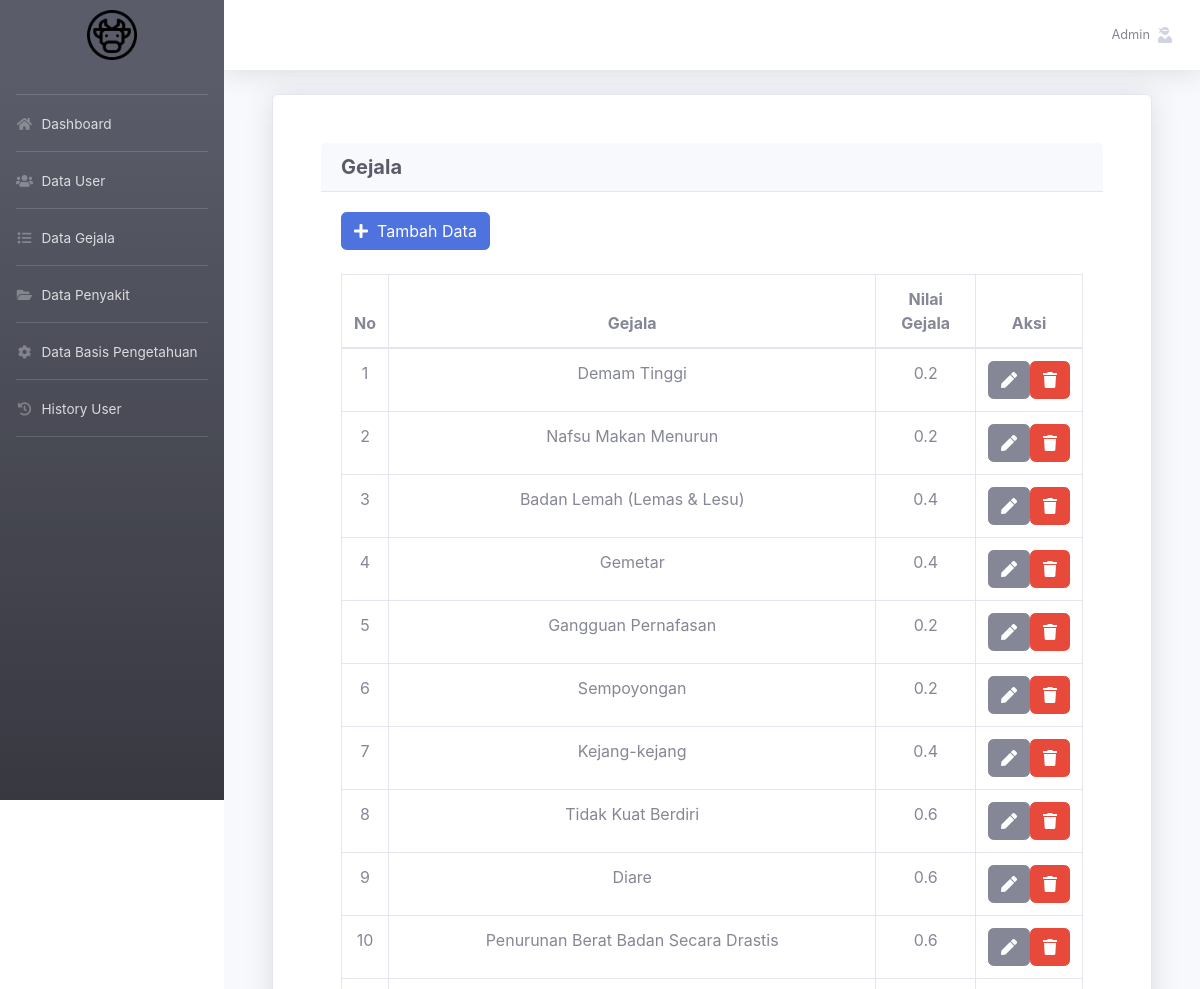
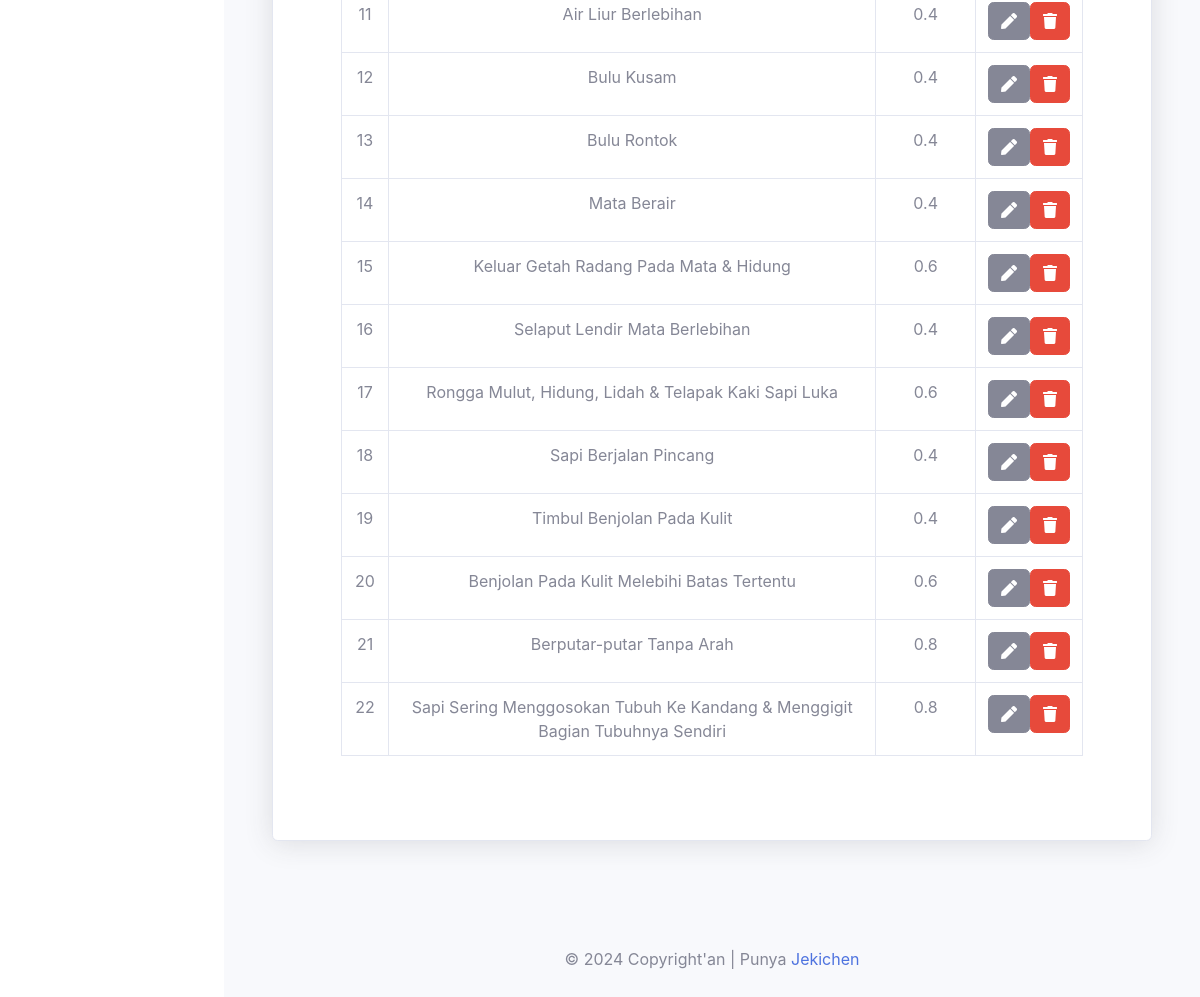
The page /admin/gejala.php (signed in) on the database its author committed (2 pictures, top to bottom).
### tables this page shows
CREATE TABLE `tbl_gejala` (
  `id_gejala` int(11) NOT NULL,
  `nama_gejala` varchar(100) NOT NULL,
  `nilai_gejala` double NOT NULL
);

### admin/gejala.php (called while the page is built, shortened)
<?php
include 'index.php';
?>

### admin/gejala-content.php (the view, shortened to what this page needs)
<div class="container">
    <div class="card shadow p-5 mb-5">
        <div class="card-header">
            <h5 class="m-0 font-weight-bold text-dark">Gejala</h5>
        </div>
        <div class="card-body">
            <a href="gejala-create.php" class="btn btn-primary"><span class="fa fa-plus"></span>&nbsp; Tambah Data</a>
            <br><br>
            <div class="table-responsive">
                <table class="table table-bordered">
                    <thead>
                        <tr>
                            <th class="text-center">No</th>
                            <th class="text-center">Gejala</th>
                            <th class="text-center">Nilai Gejala</th>
                            <th class="text-center">Aksi</th>
                        </tr>
                    </thead>
                    <tbody>
                    <?php
                    $gejala = mysqli_query($conn, "SELECT * FROM tbl_gejala ORDER BY id_gejala");
                    $no = 1;
                    while($a = mysqli_fetch_array($gejala)) { ?>
                        <tr>
                            <td class="text-center"><?= $no++; ?></td>
                            <td class="text-center"><?= $a['nama_gejala']; ?></td>
                            <td class="text-center"><?= $a['nilai_gejala']; ?></td>
                            <td class="text-center">
                                <div class="d-flex justify-content-center gap-2">
                                    <a href="gejala-edit.php?id_gejala=<?= $a['id_gejala']; ?>" class="btn btn-secondary"><span class="fa fa-pen"></span></a>
                                    <a href="gejala.php?konfirmasi=hapus&id_gejala=<?= $a['id_gejala']; ?>" class="btn btn-danger"><span class="fa fa-trash"></span></a>
                                </div>
                            </td>
                        </tr>
                    <?php } ?>
                    </tbody>
                </table>
            </div>
        </div>
    </div>
</div>

### rows shown on the page
tbl_gejala: nama_gejala "Demam Tinggi", nilai_gejala "0.2"
tbl_gejala: nama_gejala "Nafsu Makan Menurun", nilai_gejala "0.2"
tbl_gejala: nama_gejala "Badan Lemah (Lemas & Lesu)", nilai_gejala "0.4"
tbl_gejala: nama_gejala "Gemetar", nilai_gejala "0.4"
tbl_gejala: nama_gejala "Gangguan Pernafasan", nilai_gejala "0.2"
tbl_gejala: nama_gejala "Sempoyongan", nilai_gejala "0.2"
tbl_gejala: nama_gejala "Kejang-kejang", nilai_gejala "0.4"
tbl_gejala: nama_gejala "Tidak Kuat Berdiri", nilai_gejala "0.6"
tbl_gejala: nama_gejala "Diare", nilai_gejala "0.6"
tbl_gejala: nama_gejala "Penurunan Berat Badan Secara Drastis", nilai_gejala "0.6"
tbl_gejala: nama_gejala "Air Liur Berlebihan", nilai_gejala "0.4"
tbl_gejala: nama_gejala "Bulu Kusam", nilai_gejala "0.4"
tbl_gejala: nama_gejala "Bulu Rontok", nilai_gejala "0.4"
tbl_gejala: nama_gejala "Mata Berair", nilai_gejala "0.4"
tbl_gejala: nama_gejala "Keluar Getah Radang Pada Mata & Hidung", nilai_gejala "0.6"
tbl_gejala: nama_gejala "Selaput Lendir Mata Berlebihan", nilai_gejala "0.4"
tbl_gejala: nama_gejala "Rongga Mulut, Hidung, Lidah & Telapak Kaki Sapi Luka", nilai_gejala "0.6"
tbl_gejala: nama_gejala "Sapi Berjalan Pincang", nilai_gejala "0.4"
tbl_gejala: nama_gejala "Timbul Benjolan Pada Kulit", nilai_gejala "0.4"
tbl_gejala: nama_gejala "Benjolan Pada Kulit Melebihi Batas Tertentu", nilai_gejala "0.6"
tbl_gejala: nama_gejala "Berputar-putar Tanpa Arah", nilai_gejala "0.8"
tbl_gejala: nama_gejala "Sapi Sering Menggosokan Tubuh Ke Kandang & Menggigit Bagian Tubuhnya Sendiri", nilai_gejala "0.8"

### other values the page prints
$_SESSION['username'] "Admin"
